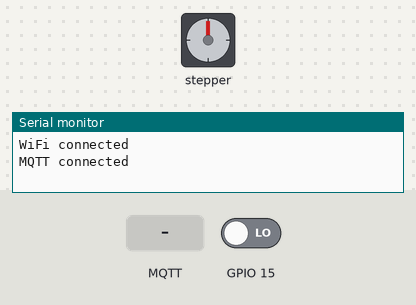
The sketch below on a simulated ESP32. Parts: stepper motor, the last lines printed to the serial monitor. The inputs (shaded band) are chosen by the test bench; at power-on: GPIO 15 LOW. WiFi joins after 1.5 s; servers stay silent unless stated; no MQTT or app messages arrive unless stated; stepper angles assume 2048 steps per turn.

Above: at 3.7 s.
3.8 s: MQTT message "1" arrives on the third subscribed topic
At 4.25 s:
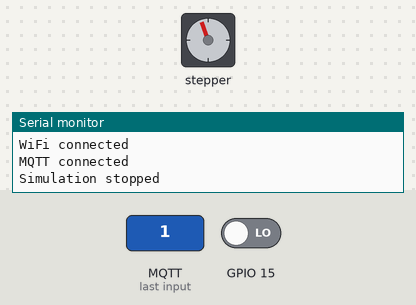
At 4.85 s:
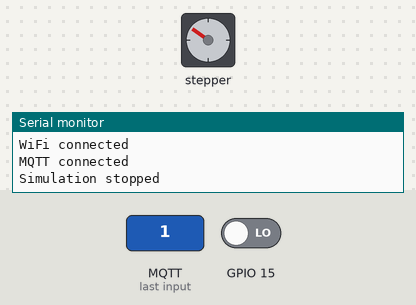
6.8 s: GPIO 15 driven HIGH
At 7.4 s:
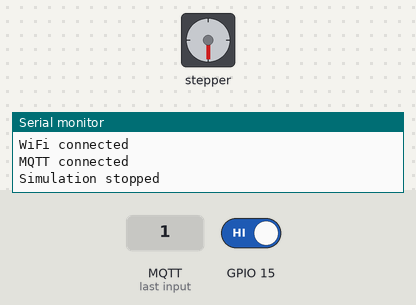
Timing chart, 0 to 9.8 s (numbered marks = the images above; inputs shaded):
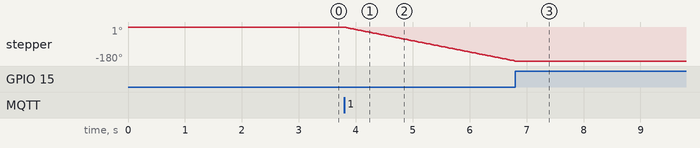

Measured:
- after the input at 3.8 s, stepper: keeps turning counter-clockwise at about 60°/s, starting at once
- after the input at 6.8 s, stepper: stops changing and stays -180°

The sketch:

Lab_Kit_Wireless.ino
```cpp
#include <WiFi.h>
#include <WiFiClientSecure.h>
#include <PubSubClient.h>
#include <Stepper.h>

// ---------------- WIFI ----------------
const char* ssid = "NotForYou";
const char* password = "NotForYou";

// ---------------- HIVEMQ ----------------
const char* mqtt_server = "1dfb1112841b4e9aa8f1781b0fd753d3.s1.eu.hivemq.cloud";
const int mqtt_port = 8883;
const char* mqtt_user = "RemoteLab";
const char* mqtt_pass = "Remote@Lab1";

// ---------------- MQTT TOPICS ----------------
const char* topic_cmd_value    = "remoteLab/cmd/value";
const char* topic_cmd_simulate = "remoteLab/cmd/simulate";
const char* topic_cmd_stop     = "remoteLab/cmd/stop";

const char* topic_lab_res      = "remoteLab/status/labResistance";
const char* topic_lab_state    = "remoteLab/status/labState";

// ---------------- STEPPER ----------------
const int STEPS_PER_REV = 2048;
Stepper myStepper(STEPS_PER_REV, 26,33,25,32);

// ---------------- MQTT ----------------
WiFiClientSecure espClient;
PubSubClient client(espClient);

float targetResistance = 0.0;
int currentSteps = 0;
unsigned long lastHeartbeat = 0;

// ---------- Publish state ----------
void publishLabState(const char* state) {
  client.publish(topic_lab_state, state);
}

// ---------- Publish student kit value only ----------
void publishStudentValue() {
  char msg[20];
  dtostrf(targetResistance, 0, 2, msg);
  client.publish(topic_lab_res, msg);
}

// ---------- WiFi ----------
void setupWiFi() {
  Serial.begin(115200);
  delay(1000);
  pinMode(15,INPUT);
  WiFi.mode(WIFI_STA);
  WiFi.begin(ssid, password);

  while (WiFi.status() != WL_CONNECTED) {
    delay(500);
  }

  Serial.println("WiFi connected");
}

// ---------- Move stepper based on student kit value ----------
void moveToResistance(float resistance) {
  int targetSteps = map((int)resistance, 0, 5000, 0, STEPS_PER_REV);
  targetSteps = constrain(targetSteps, 0, STEPS_PER_REV);

  int stepsToMove = targetSteps - currentSteps;

  if (stepsToMove != 0) {
    myStepper.step(stepsToMove);
    currentSteps = targetSteps;
  }
}

// ---------- MQTT callback ----------
void callback(char* topic, byte* payload, unsigned int length) {
  char msg[32];
  if (length >= sizeof(msg)) length = sizeof(msg) - 1;
  memcpy(msg, payload, length);
  msg[length] = '\0';

  String t = String(topic);
  String m = String(msg);

  if (t == topic_cmd_value) {
    targetResistance = m.toFloat();
  }

  if (t == topic_cmd_simulate) {
    if (m == "1") {
      Serial.println("Simulation started");

      publishLabState("SIMULATING");
      int angle = targetResistance* (300.0 / 5000.0);
       Serial.print(angle);
        Serial.print(" ");
        int targetSteps = angle / 0.17578125;
        myStepper.step(targetSteps);
        digitalWrite(25,LOW);
        digitalWrite(26,LOW);
        digitalWrite(32,LOW);
        digitalWrite(33,LOW);

      //moveToResistance(targetResistance);

      Serial.print("Student Kit Value: ");
      Serial.print(targetResistance, 2);
      Serial.println(" ohms");

      publishStudentValue();
      publishLabState("READY");
    }
  }

  if (t == topic_cmd_stop) {
    if (m == "1") {
      Serial.println("Simulation stopped");

      while(digitalRead(15) == 0)
      {
        myStepper.step(-1);
      }
      digitalWrite(25,LOW);
        digitalWrite(26,LOW);
        digitalWrite(32,LOW);
        digitalWrite(33,LOW);

      publishLabState("STOPPED");
    }
  }
}

// ---------- MQTT reconnect ----------
void reconnectMQTT() {
  while (!client.connected()) {
    String clientId = "LabKitESP32-";
    clientId += String((uint32_t)ESP.getEfuseMac(), HEX);

    if (client.connect(clientId.c_str(), mqtt_user, mqtt_pass)) {
      Serial.println("MQTT connected");

      client.subscribe(topic_cmd_value);
      client.subscribe(topic_cmd_simulate);
      client.subscribe(topic_cmd_stop);

      publishLabState("READY");
      publishStudentValue();
    } else {
      delay(2000);
    }
  }
}

void setup() {
  setupWiFi();

  myStepper.setSpeed(10);

  espClient.setInsecure();
  client.setServer(mqtt_server, mqtt_port);
  client.setCallback(callback);
}

void loop() {
  if (!client.connected()) {
    reconnectMQTT();
  }

  client.loop();

  // heartbeat every 2 seconds
  if (millis() - lastHeartbeat > 2000) {
    lastHeartbeat = millis();
    publishLabState("READY");
    publishStudentValue();
  }
}
```
